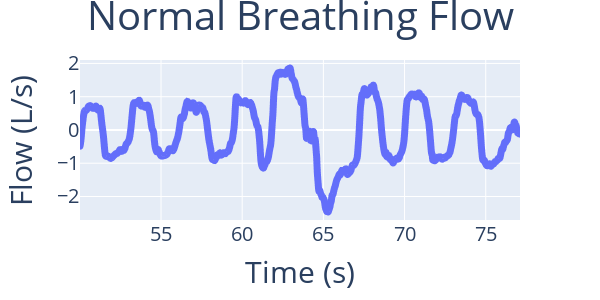
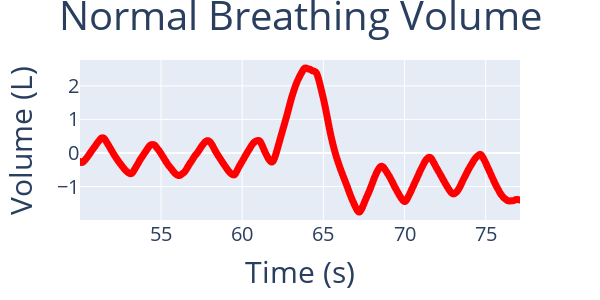

The notebook cell these images were saved under, in order:
### Code cell
# Flow
f_fig = px.line(crop_tidal_df, x='time', y='flow', width=600, height=300)
f_fig.update_layout(
    title=dict(text='Normal Breathing Flow', x=0.5, font_size=40),
    xaxis=dict(title_text='Time (s)', title_font_size=30, tickfont_size=20),
    yaxis=dict(title_text='Flow (L/s)', title_font_size=30, tickfont_size=20),
)
f_fig.update_traces(
    line=dict(width=7)
)
f_fig.show()

# Volume
v_fig = px.line(crop_tidal_df, x='time', y='volume', width=600, height=300)
v_fig.update_layout(
    title=dict(text='Normal Breathing Volume', x=0.5, font_size=40),
    xaxis=dict(title_text='Time (s)', title_font_size=30, tickfont_size=20),
    yaxis=dict(title_text='Volume (L)', title_font_size=30, tickfont_size=20),
)
v_fig.update_traces(
    line=dict(width=7, color='red')
)
v_fig.show()

### Figure 1 — Plotly figure (JSON) as saved in the notebook; plotly's stock layout.template omitted (floating-point values rounded to 4 significant figures; data arrays with more than 128 entries replaced by an {"elided": "..."} marker saying what was removed)
{"data": [{"hovertemplate": "time=%{x}<br>flow=%{y}<extra></extra>", "legendgroup": "", "line": {"color": "#636efa", "dash": "solid", "width": 7}, "marker": {"symbol": "circle"}, "mode": "lines", "name": "", "showlegend": false, "type": "scattergl", "x": {"elided": "2711 float values"}, "xaxis": "x", "y": {"elided": "2711 float values"}, "yaxis": "y"}], "layout": {"height": 300, "legend": {"tracegroupgap": 0}, "margin": {"t": 60}, "title": {"font": {"size": 40}, "text": "Normal Breathing Flow", "x": 0.5}, "width": 600, "xaxis": {"anchor": "y", "domain": [0, 1], "tickfont": {"size": 20}, "title": {"font": {"size": 30}, "text": "Time (s)"}}, "yaxis": {"anchor": "x", "domain": [0, 1], "tickfont": {"size": 20}, "title": {"font": {"size": 30}, "text": "Flow (L/s)"}}}}

### Figure 2 — Plotly figure (JSON) as saved in the notebook; plotly's stock layout.template omitted (floating-point values rounded to 4 significant figures; data arrays with more than 128 entries replaced by an {"elided": "..."} marker saying what was removed)
{"data": [{"hovertemplate": "time=%{x}<br>volume=%{y}<extra></extra>", "legendgroup": "", "line": {"color": "red", "dash": "solid", "width": 7}, "marker": {"symbol": "circle"}, "mode": "lines", "name": "", "showlegend": false, "type": "scattergl", "x": {"elided": "2711 float values"}, "xaxis": "x", "y": {"elided": "2711 float values"}, "yaxis": "y"}], "layout": {"height": 300, "legend": {"tracegroupgap": 0}, "margin": {"t": 60}, "title": {"font": {"size": 40}, "text": "Normal Breathing Volume", "x": 0.5}, "width": 600, "xaxis": {"anchor": "y", "domain": [0, 1], "tickfont": {"size": 20}, "title": {"font": {"size": 30}, "text": "Time (s)"}}, "yaxis": {"anchor": "x", "domain": [0, 1], "tickfont": {"size": 20}, "title": {"font": {"size": 30}, "text": "Volume (L)"}}}}
